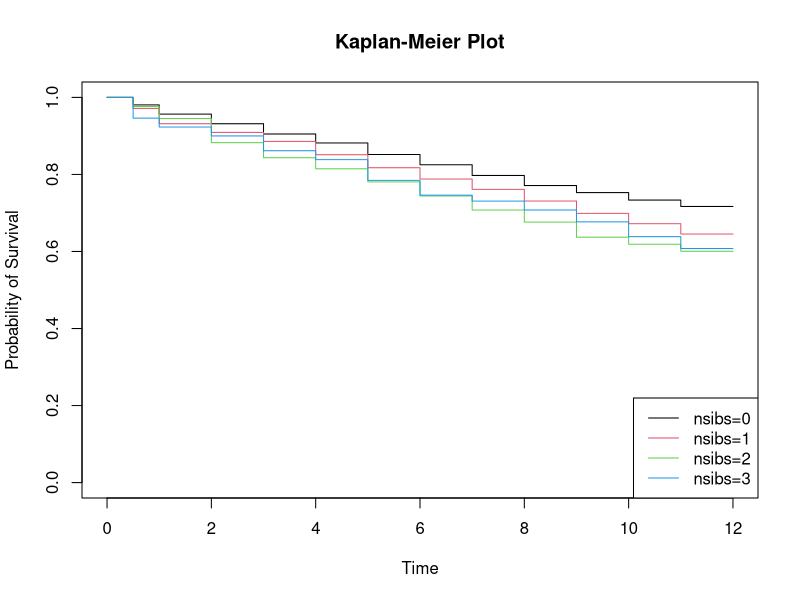
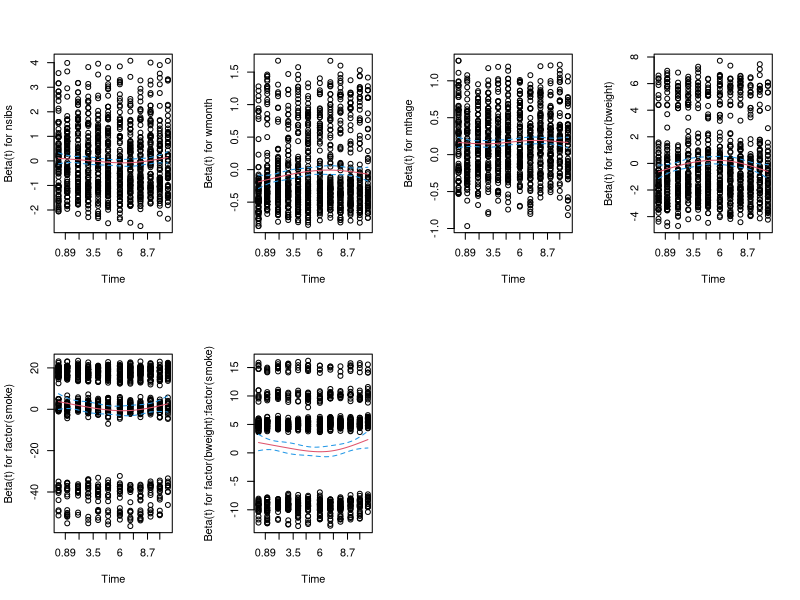

R code for these plots, in order:
#Pneumonia Survival Analysis

#Author: Ioannis Matzakos Chorianopoulos

#install.packages("KMsurv")
require(survival)
require(KMsurv)
data(pneumon)
#attach(pneumon)

#Generate survival estimates and plots of the Kaplan-Meier productlimit estimator for different numbers of siblings.
#creating the status variable and including it in the dataset
pneumon$status = (pneumon$chldage<12) * 1 + 0
pneumon$status

#recoding nsibs variable so that any number greater than 3 will get the value of 3
numsibs = pneumon$nsibs
numsibs
pneumon$nsibs[pneumon$nsibs>=3] = 3
pneumon$nsibs

#recoding wmonth, ages 4-6 months into value 4 and ages 7+ months into value 5
wage = pneumon$wmonth
wage
pneumon$wmonth[pneumon$wmonth>=4 & pneumon$wmonth<=6] = 4
pneumon$wmonth[wage>=7] = 5
pneumon$wmonth

#the original values of pneumon$nsibs and pneumon$wmonth are assigned to new attributes outside the dataset,
#numsibs and wage respectively, just in case they are needed later for any reason.

#fitting the model
model = survfit(Surv(chldage, status) ~ nsibs, data=pneumon, type = "kaplan")
summary(model)

#ploting the fitted model
par(mfrow=c(1,1))
plot(model, main="Kaplan-Meier Plot", xlab="Time", ylab="Probability of Survival", col=c(1,2,3,4), lwd=1)
legend('bottomright', c("nsibs=0","nsibs=1","nsibs=2","nsibs=3"), lty=1, col=c(1,2,3,4))

#log-rank test to determine whether there is a statistically significant 
#difference in the hazard rates of pneumonia given different numbers of siblings.
#H0: no difference in hazard rates between groups.
#H1: there is a difference.

#log-rank test using survdiff
survdiff(Surv(chldage, status) ~ nsibs, rho = 0, data=pneumon)

#log-rank test using the summary of a cox regression model
summary(coxph(Surv(chldage, status) ~ nsibs, data=pneumon))

#multiple comparisons using bonferroni correction
alpha = 0.05/2/6
alpha

#0-1
summary(coxph(Surv(chldage, status) ~ as.factor(nsibs),data=pneumon[pneumon$nsibs<2,]))
survdiff(Surv(chldage, status) ~ as.factor(nsibs), rho = 0, data=pneumon[pneumon$nsibs<2,])
p01=5.55e-05
p01

#1-2
survdiff(Surv(chldage, status) ~ as.factor(nsibs), rho = 0, data=pneumon[(pneumon$nsibs==1|pneumon$nsibs==2),])
p12=0.0826
p12

#1-3
survdiff(Surv(chldage, status) ~ as.factor(nsibs), rho = 0, data=pneumon[(pneumon$nsibs==1|pneumon$nsibs==3),])
p13=0.376
p13

#2-3
survdiff(Surv(chldage, status) ~ as.factor(nsibs), rho = 0, data=pneumon[(pneumon$nsibs==2|pneumon$nsibs==3),])
p23=0.842
p23

#0-2
survdiff(Surv(chldage, status) ~ as.factor(nsibs), rho = 0, data=pneumon[(pneumon$nsibs==0|pneumon$nsibs==2),])
p02=2.83e-06
p02

#0-3
survdiff(Surv(chldage, status) ~ as.factor(nsibs), rho = 0, data=pneumon[(pneumon$nsibs==0|pneumon$nsibs==3),])
p03=p= 0.00662
p03



sig = (p01>alpha) # FALSE
sig
sig = (p12>alpha) # TRUE
sig
sig = (p13>alpha) # TRUE
sig
sig = (p23>alpha) # TRUE
sig
sig = (p03>alpha) # FALSE
sig
sig = (p02>alpha) # FALSE
sig

#Survival analysis using Cox regression
#Backward Elimination using 0.05 significance level
#Exploratory analysis of the 2-way interactions as possible predictors for pneumonia: 
#the number of siblings, weaning age, maternal age, race, poverty, birthweight and maternal smoking.

model1 = coxph(Surv(chldage,status) ~ nsibs*(wmonth+mthage+factor(race)+factor(poverty)+factor(bweight)+factor(smoke))+
                 wmonth*(mthage+factor(race)+factor(poverty)+factor(bweight)+factor(smoke))+
                 mthage*(factor(race)+factor(poverty)+factor(bweight)+factor(smoke))+
                 factor(race)*(factor(poverty)+factor(bweight)+factor(smoke))+
                 factor(poverty)*(factor(bweight)+factor(smoke))+
                 factor(bweight)*factor(smoke), data=pneumon)
anova(model1)

#remove mthage:factor(poverty) 0.977833
model2 = coxph(Surv(chldage,status) ~ nsibs*(wmonth+mthage+factor(race)+factor(poverty)+factor(bweight)+factor(smoke))+
                 wmonth*(mthage+factor(race)+factor(poverty)+factor(bweight)+factor(smoke))+
                 mthage*(factor(race)+factor(bweight)+factor(smoke))+
                 factor(race)*(factor(poverty)+factor(bweight)+factor(smoke))+
                 factor(poverty)*(factor(bweight)+factor(smoke))+
                 factor(bweight)*factor(smoke), data=pneumon)
anova(model2)

#remove wmonth:factor(smoke) 0.907920 
model3 = coxph(Surv(chldage,status) ~ nsibs*(wmonth+mthage+factor(race)+factor(poverty)+factor(bweight)+factor(smoke))+
                 wmonth*(mthage+factor(race)+factor(poverty)+factor(bweight))+
                 mthage*(factor(race)+factor(bweight)+factor(smoke))+
                 factor(race)*(factor(poverty)+factor(bweight)+factor(smoke))+
                 factor(poverty)*(factor(bweight)+factor(smoke))+
                 factor(bweight)*factor(smoke), data=pneumon)
anova(model3)

#remove nsibs:factor(smoke) 0.834793
model4 = coxph(Surv(chldage,status) ~ nsibs*(wmonth+mthage+factor(race)+factor(poverty)+factor(bweight))+
                 wmonth*(mthage+factor(race)+factor(poverty)+factor(bweight))+
                 mthage*(factor(race)+factor(bweight)+factor(smoke))+
                 factor(race)*(factor(poverty)+factor(bweight)+factor(smoke))+
                 factor(poverty)*(factor(bweight)+factor(smoke))+
                 factor(bweight)*factor(smoke), data=pneumon)
anova(model4)

#remove nsibs:factor(race) 0.685935 
model5 = coxph(Surv(chldage,status) ~ nsibs*(wmonth+mthage+factor(poverty)+factor(bweight))+
                 wmonth*(mthage+factor(race)+factor(poverty)+factor(bweight))+
                 mthage*(factor(race)+factor(bweight)+factor(smoke))+
                 factor(race)*(factor(poverty)+factor(bweight)+factor(smoke))+
                 factor(poverty)*(factor(bweight)+factor(smoke))+
                 factor(bweight)*factor(smoke), data=pneumon)
anova(model5)

#remove mthage:factor(bweight) 0.682012
model6 = coxph(Surv(chldage,status) ~ nsibs*(wmonth+mthage+factor(poverty)+factor(bweight))+
                 wmonth*(mthage+factor(race)+factor(poverty)+factor(bweight))+
                 mthage*(factor(race)+factor(smoke))+
                 factor(race)*(factor(poverty)+factor(bweight)+factor(smoke))+
                 factor(poverty)*(factor(bweight)+factor(smoke))+
                 factor(bweight)*factor(smoke), data=pneumon)
anova(model6)

#remove factor(poverty):factor(race) 0.680383 
model7 = coxph(Surv(chldage,status) ~ nsibs*(wmonth+mthage+factor(poverty)+factor(bweight))+
                 wmonth*(mthage+factor(race)+factor(poverty)+factor(bweight))+
                 mthage*(factor(race)+factor(smoke))+
                 factor(race)*(factor(bweight)+factor(smoke))+
                 factor(poverty)*(factor(bweight)+factor(smoke))+
                 factor(bweight)*factor(smoke), data=pneumon)
anova(model7)

#remove factor(poverty):factor(bweight) 0.576018 
model8 = coxph(Surv(chldage,status) ~ nsibs*(wmonth+mthage+factor(poverty)+factor(bweight))+
                 wmonth*(mthage+factor(race)+factor(poverty)+factor(bweight))+
                 mthage*(factor(race)+factor(smoke))+
                 factor(race)*(factor(bweight)+factor(smoke))+
                 factor(poverty)*factor(smoke)+
                 factor(bweight)*factor(smoke), data=pneumon)
anova(model8)

#remove mthage:factor(race) 0.524433 
model9 = coxph(Surv(chldage,status) ~ nsibs*(wmonth+mthage+factor(poverty)+factor(bweight))+
                 wmonth*(mthage+factor(race)+factor(poverty)+factor(bweight))+
                 mthage*factor(smoke)+
                 factor(race)*(factor(bweight)+factor(smoke))+
                 factor(poverty)*factor(smoke)+
                 factor(bweight)*factor(smoke), data=pneumon)
anova(model9)

#remove factor(poverty):factor(smoke) 0.474097
model10 = coxph(Surv(chldage,status) ~ nsibs*(wmonth+mthage+factor(poverty)+factor(bweight))+
                 wmonth*(mthage+factor(race)+factor(poverty)+factor(bweight))+
                 mthage*factor(smoke)+
                 factor(race)*(factor(bweight)+factor(smoke))+
                 factor(poverty)+
                 factor(bweight)*factor(smoke), data=pneumon)
anova(model10)

#remove mthage:factor(smoke) 0.464248
model11 = coxph(Surv(chldage,status) ~ nsibs*(wmonth+mthage+factor(poverty)+factor(bweight))+
                  wmonth*(mthage+factor(race)+factor(poverty)+factor(bweight))+
                  mthage+
                  factor(race)*(factor(bweight)+factor(smoke))+
                  factor(poverty)+
                  factor(bweight)*factor(smoke), data=pneumon)
anova(model11)

#remove nsibs:factor(bweight) 0.447708
model12 = coxph(Surv(chldage,status) ~ nsibs*(wmonth+mthage+factor(poverty))+
                  wmonth*(mthage+factor(race)+factor(poverty)+factor(bweight))+
                  mthage+
                  factor(race)*(factor(bweight)+factor(smoke))+
                  factor(poverty)+
                  factor(bweight)*factor(smoke), data=pneumon)
anova(model12)

#remove wmonth:factor(race) 0.340012
model13 = coxph(Surv(chldage,status) ~ nsibs*(wmonth+mthage+factor(poverty))+
                  wmonth*(mthage+factor(poverty)+factor(bweight))+
                  mthage+
                  factor(race)*(factor(bweight)+factor(smoke))+
                  factor(poverty)+
                  factor(bweight)*factor(smoke), data=pneumon)
anova(model13)

#remove factor(race):factor(smoke) 0.241391
model14 = coxph(Surv(chldage,status) ~ nsibs*(wmonth+mthage+factor(poverty))+
                  wmonth*(mthage+factor(poverty)+factor(bweight))+
                  mthage+
                  factor(race)*factor(bweight)+
                  factor(poverty)+
                  factor(bweight)*factor(smoke), data=pneumon)
anova(model14)

#remove nsibs:factor(poverty) 0.211686
model15 = coxph(Surv(chldage,status) ~ nsibs*(wmonth+mthage)+
                  wmonth*(mthage+factor(poverty)+factor(bweight))+
                  mthage+
                  factor(race)*factor(bweight)+
                  factor(poverty)+
                  factor(bweight)*factor(smoke), data=pneumon)
anova(model15)

#remove nsibs:wmonth 0.152700 
model16 = coxph(Surv(chldage,status) ~ nsibs*mthage+
                  wmonth*(mthage+factor(poverty)+factor(bweight))+
                  mthage+
                  factor(race)*factor(bweight)+
                  factor(poverty)+
                  factor(bweight)*factor(smoke), data=pneumon)
anova(model16)

#remove wmonth:factor(poverty) 0.099467  
model17 = coxph(Surv(chldage,status) ~ nsibs*mthage+
                  wmonth*(mthage+factor(bweight))+
                  mthage+
                  factor(race)*factor(bweight)+
                  factor(poverty)+
                  factor(bweight)*factor(smoke), data=pneumon)
anova(model17)

#remove nsibs:mthage 0.061513 
model18 = coxph(Surv(chldage,status) ~ nsibs+
                  wmonth*(mthage+factor(bweight))+
                  mthage+
                  factor(race)*factor(bweight)+
                  factor(poverty)+
                  factor(bweight)*factor(smoke), data=pneumon)
anova(model18)

#remove wmonth:mthage 0.053040 
model19 = coxph(Surv(chldage,status) ~ nsibs+
                  wmonth*factor(bweight)+
                  mthage+
                  factor(race)*factor(bweight)+
                  factor(poverty)+
                  factor(bweight)*factor(smoke), data=pneumon)
anova(model19)

#remove wmonth:factor(bweight) 0.124220  
model20 = coxph(Surv(chldage,status) ~ nsibs+
                  wmonth+
                  mthage+
                  factor(race)*factor(bweight)+
                  factor(poverty)+
                  factor(bweight)*factor(smoke), data=pneumon)
anova(model20)

#remove factor(race):factor(bweight) 0.071561  
model21 = coxph(Surv(chldage,status) ~ nsibs+
                  wmonth+
                  mthage+
                  factor(race)+
                  factor(poverty)+
                  factor(bweight)*factor(smoke), data=pneumon)
anova(model21)

#remove factor(race) 0.3613858
model22 = coxph(Surv(chldage,status) ~ nsibs+
                  wmonth+
                  mthage+
                  factor(poverty)+
                  factor(bweight)*factor(smoke), data=pneumon)
anova(model22)

#remove factor(poverty) 0.1362200
model23 = coxph(Surv(chldage,status) ~ nsibs+wmonth+mthage+factor(bweight)*factor(smoke), data=pneumon)
anova(model23)
summary(model23)

#All the variables in the model are significant so the backward elimination process stops. 
#Additionally, the variables involved in the factor(bweight):factor(smoke) interaction can not be removed,
#because their interaction is significant. So the final model is model23

#checking the proportionality assumption
cox.zph(model23)

par(mfrow=c(2,4))
plot(cox.zph(model23), col=c(2,4))

contrasts(factor(pneumon$nsibs))

